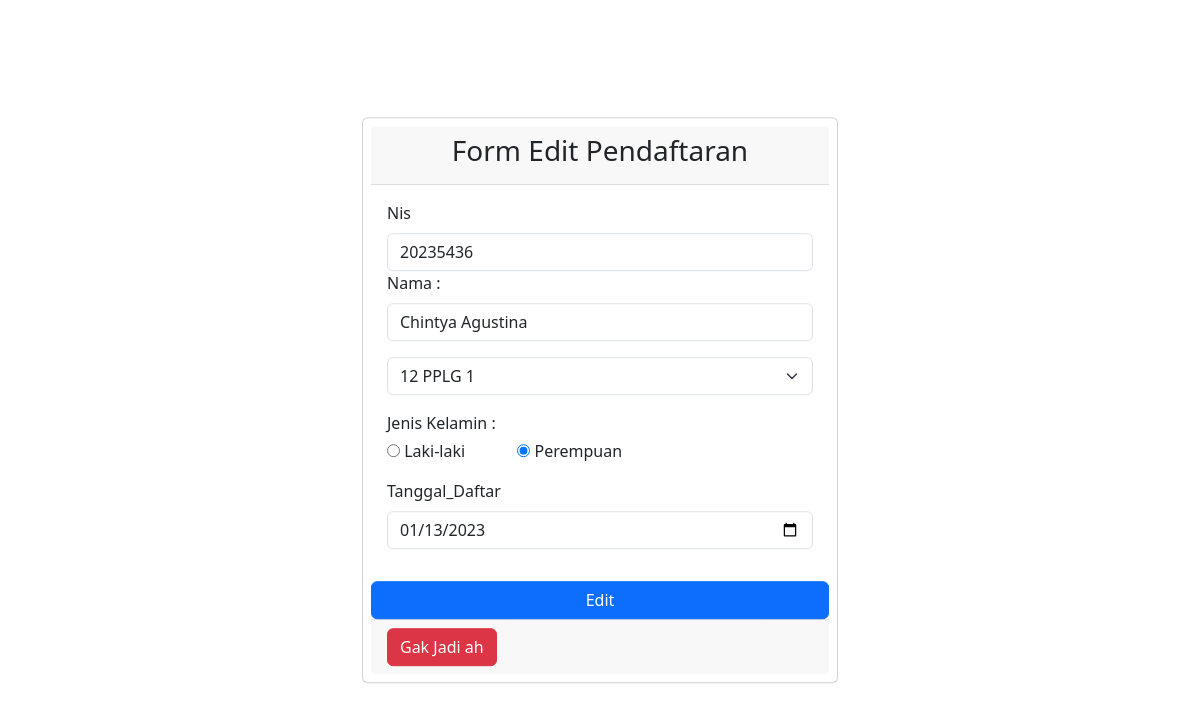
The app's page /edit.php?id=18 with its own data.
### tables this page shows
CREATE TABLE `eskul` (
  `id` int(11) NOT NULL,
  `nis` char(8) NOT NULL,
  `nama` varchar(100) NOT NULL,
  `kelas` enum('12 PPLG 1','12 PPLG 2','12 PPLG 3') NOT NULL,
  `jk` enum('laki-laki','perempuan') NOT NULL,
  `tanggal_daftar` date NOT NULL
);

### functions.php (called while the page is built, shortened)
<?php
    $conn = mysqli_connect('localhost','root','','kuliah');
    function tampil($query){
        global $conn;
        $result = mysqli_query($conn,$query);
        $rows = [];
        while($row = mysqli_fetch_assoc($result)){
            $rows[] = $row;
        }
        return $rows;
    }
 ?>

### edit.php (the view, shortened to what this page needs)
<?php
require 'functions.php';
$id = $_GET["id"];
$datas =tampil("SELECT * FROM eskul WHERE id = $id")[0];
?>
<!DOCTYPE html>
<html lang="en">
<head>
    <link rel="stylesheet" href="assets/css/bootstrap.min.css">
</head>
<body>
    <div class="container">
        <div class="row">
            <div class="col-sm-5 position-absolute top-50 start-50 translate-middle">
                    <form class="card p-2" action="" method="POST">
                        <div class="card-header text-center ">
                            <h3>Form Edit Pendaftaran </h3>
                        </div>
                        <div class="card-body mb-3">
                            <label for="nis" class="form-label">Nis</label>
                            <input type="text" class="form-control" name="nis" id="nis" value="<?= $datas["nis"]; ?>" required>
                            <label for="nama" class="form-label">Nama :</label>
                            <input type="text" class="form-control" name="nama" id="nama" value="<?= $datas["nama"]; ?>" required>
                            <select class=" form-select mt-3" aria-label="Default select example" name="kelas" id="kelas" required>
                                <option value="12 PPLG 1" <?= ($datas["kelas"] === "12 PPLG 1") ? 'selected' : ''; ?>>12 PPLG 1</option>
                            </select>
                            <label for="jk" class="mt-3">Jenis Kelamin :</label>
                            <div class="custom-control custom-checkbox my-1 mr-sm-2 mb-3">
                                <input type="radio" name="jk" id="lk" value="laki-laki" class="custom-control-input" <?= ($datas["jk"] == "laki-laki") ? 'checked' : ''; ?> required>
                                <label for="lk" class="custom-control-label me-5">Laki-laki</label>
                                <input type="radio" name="jk" id="prp" value="perempuan" class="custom-control-input" <?= ($datas["jk"] == "perempuan") ? 'checked' : ''; ?> required>
                                <label for="prp" class="custom-control-label">Perempuan</label>
                            </div>
                            <label for="tanggal" class="form-label">Tanggal_Daftar</label>
                            <input type="date" class="form-control" name="tanggal_daftar" id="tanggal" value="<?= $datas["tanggal_daftar"]; ?>" required>
                        </div>
                        <button type=" submit" class="btn btn-primary" name="edit" onclick="return confirm('yakin mau diubah?');">Edit</button>
                        <div class="card-footer">
                            <a href="index.php">
                                <div class="btn btn-danger">Gak Jadi ah</div>
                            </a>
                        </div>
                    </form>
            </div>
        </div>
    </div>
</body>
</html>

### records on screen
eskul: nis "20235436", nama "Chintya Agustina", kelas "12 PPLG 1", jk "☐ Laki-laki", jk "☑ Perempuan", tanggal_daftar "01/13/2023"
